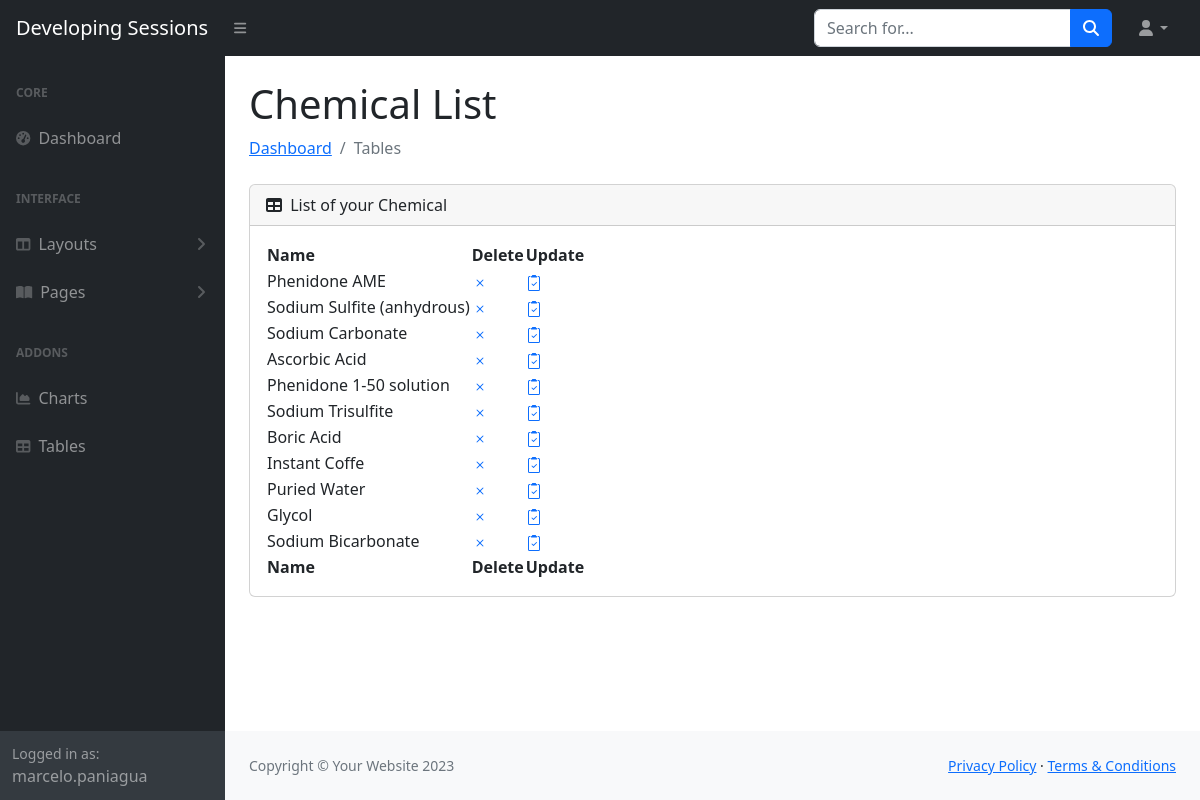
The app's page /sessions/chemicals/ (signed in) with its own data.
### accounts/models.py (models this page shows, shortened)
class CustomUser(AbstractUser):
    age = models.PositiveIntegerField(null=True,blank=True)
    isphotograper = models.BooleanField(null=True,blank=True)
    is_approved = models.BooleanField(null=False,blank=False,default=False)

### devsessions/models.py (models this page shows, shortened)
class Chemical(models.Model):
    name= models.CharField(max_length=250)

### devsessions/views.py (the view)
# urls.py: path("chemicals/", ChemicalListView.as_view(),name ="chemical_list")
class ChemicalListView(LoginRequiredMixin,ListView):
    model=Chemical
    template_name="devsessions/chemical_list_view.html"
    def get_context_data(self, **kwargs):
        context = super().get_context_data(**kwargs)
        context['viewname']= "Chemical List"
        return context

### devsessions/templates/devsessions/chemical_list_view.html (shortened to what this page needs)
{%  extends  "devsessions/bootstraptemplate.html"  %}
{%  block  content  %}
 <div class="card mb-4">
                            <div class="card-header">
                                <i class="fas fa-table me-1"></i>
                                List of your Chemical
                            </div>
<div class="card-body">
                                <table id="datatablesSimple">
                                    <thead>
                                        <tr>
                                            <th>Name</th>
                                            <th>Delete</th>
                                            <th>Update</th>
                                        </tr>
                                    </thead>
                                    <tfoot>
                                        <tr>
                                            <th>Name</th>
                                            <th>Delete</th>
                                            <th>Update</th>
                                        </tr>
                                    </tfoot>
                                    <tbody>
                                        {%for chemical in chemical_list%}
                                        <tr>
                                            <td>{{chemical.name}}</td>
                                            <td><a href="{% url 'chemical_delete' chemical.pk %}" class="text-decoration-none">
              </a>
        </div></td>
        <td><a href="{% url 'chemical_update' chemical.pk %}" class="text-decoration-none">
              </a>
        </div></td>
                                        </tr>
                                        {% endfor %}
{%endblock content %}

### devsessions/templates/devsessions/bootstraptemplate.html (shortened to what this page needs)
{% load static %}
<!DOCTYPE html>
<html lang="en">
    <head>
<link rel="stylesheet" href="{% static 'devsessions/css/styles.css' %}">
        <link href="https://cdn.jsdelivr.net/npm/simple-datatables@7.1.2/dist/style.min.css" rel="stylesheet" />
    </head>
    <body class="sb-nav-fixed">
        <nav class="sb-topnav navbar navbar-expand navbar-dark bg-dark">
            <a class="navbar-brand ps-3" href="index.html">Developing Sessions</a>
            <button class="btn btn-link btn-sm order-1 order-lg-0 me-4 me-lg-0" id="sidebarToggle" href="#!"><i class="fas fa-bars"></i></button>
            <form class="d-none d-md-inline-block form-inline ms-auto me-0 me-md-3 my-2 my-md-0">
                <div class="input-group">
                    <input class="form-control" type="text" placeholder="Search for..." aria-label="Search for..." aria-describedby="btnNavbarSearch" />
                    <button class="btn btn-primary" id="btnNavbarSearch" type="button"><i class="fas fa-search"></i></button>
                </div>
            </form>
            <ul class="navbar-nav ms-auto ms-md-0 me-3 me-lg-4">
                <li class="nav-item dropdown">
                    <a class="nav-link dropdown-toggle" id="navbarDropdown" href="#" role="button" data-bs-toggle="dropdown" aria-expanded="false"><i class="fas fa-user fa-fw"></i></a>
                </li>
            </ul>
        </nav>
        <div id="layoutSidenav">
            <div id="layoutSidenav_nav">
                <nav class="sb-sidenav accordion sb-sidenav-dark" id="sidenavAccordion">
                    <div class="sb-sidenav-menu">
                        <div class="nav">
                            <div class="sb-sidenav-menu-heading">Core</div>
                            <a class="nav-link" href="index.html">
                                <div class="sb-nav-link-icon"><i class="fas fa-tachometer-alt"></i></div>
                                Dashboard
                            </a>
                            <div class="sb-sidenav-menu-heading">Interface</div>
                            <a class="nav-link collapsed" href="#" data-bs-toggle="collapse" data-bs-target="#collapseLayouts" aria-expanded="false" aria-controls="collapseLayouts">
                                <div class="sb-nav-link-icon"><i class="fas fa-columns"></i></div>
                                Layouts
                                <div class="sb-sidenav-collapse-arrow"><i class="fas fa-angle-down"></i></div>
                            </a>
                            <a class="nav-link collapsed" href="#" data-bs-toggle="collapse" data-bs-target="#collapsePages" aria-expanded="false" aria-controls="collapsePages">
                                <div class="sb-nav-link-icon"><i class="fas fa-book-open"></i></div>
                                Pages
                                <div class="sb-sidenav-collapse-arrow"><i class="fas fa-angle-down"></i></div>
                            </a>
                            <div class="sb-sidenav-menu-heading">Addons</div>
                            <a class="nav-link" href="charts.html">
                                <div class="sb-nav-link-icon"><i class="fas fa-chart-area"></i></div>
                                Charts
                            </a>
                            <a class="nav-link" href="tables.html">
                                <div class="sb-nav-link-icon"><i class="fas fa-table"></i></div>
                                Tables
                            </a>
                        </div>
                    </div>
                    <div class="sb-sidenav-footer">
                        <div class="small">Logged in as:</div>
                        {{	user.username	}}
                    </div>
                </nav>
            </div>
            <div id="layoutSidenav_content">
                <main>
                    <div class="container-fluid px-4">
                        <h1 class="mt-4">{{viewname}}</h1>
                        <ol class="breadcrumb mb-4">
                            <li class="breadcrumb-item"><a href="index.html">Dashboard</a></li>
                            <li class="breadcrumb-item active">Tables</li>
                        </ol>
						{%	block content	%}
						{%	endblock content	%}
                <footer class="py-4 bg-light mt-auto">
                    <div class="container-fluid px-4">
                        <div class="d-flex align-items-center justify-content-between small">
                            <div class="text-muted">Copyright &copy; Your Website 2023</div>
                            <div>
                                <a href="#">Privacy Policy</a>
                                &middot;
                                <a href="#">Terms &amp; Conditions</a>
                            </div>
                        </div>
                    </div>
                </footer>
    </body>
</html>

### records on screen
CustomUser: username "marcelo.paniagua"
Chemical: name "Phenidone AME"
Chemical: name "Sodium Sulfite (anhydrous)"
Chemical: name "Sodium Carbonate"
Chemical: name "Ascorbic Acid"
Chemical: name "Phenidone 1-50 solution"
Chemical: name "Sodium Trisulfite"
Chemical: name "Boric Acid"
Chemical: name "Instant Coffe"
Chemical: name "Puried Water"
Chemical: name "Glycol"
Chemical: name "Sodium Bicarbonate"

### other values on screen
{{ viewname }} "Chemical List"
